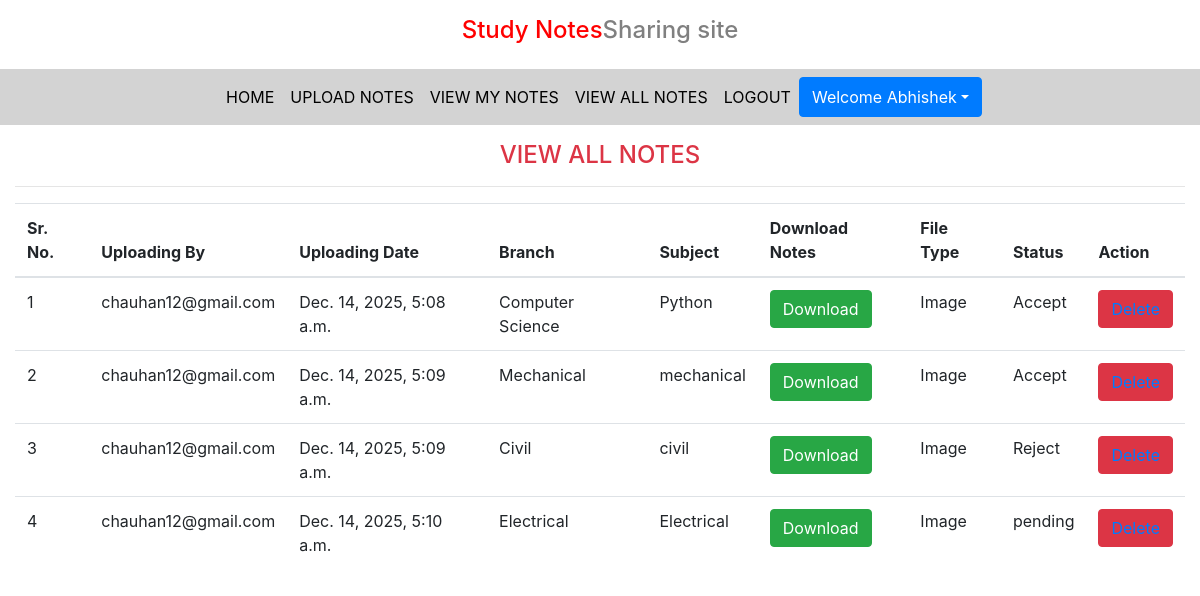
Screenshot of /viewall_note (signed in) with the database file from the repository.
### notes/models.py (models this page shows, shortened)
class Notes(models.Model):
    user = models.ForeignKey(User, on_delete=models.CASCADE)
    uploadingdate = models.DateTimeField(auto_now_add=True)
    branch = models.CharField(max_length=30)
    subject = models.CharField(max_length=30)
    notesfile = models.FileField(upload_to='images/', null=True, blank=True)
    filetype = models.CharField(max_length=30, null=True, blank=True)
    description = models.CharField(max_length=200, null=True, blank=True)
    status = models.CharField(max_length=15)

### notes/views.py (the view)
# urls.py: path('viewall_note',views.viewall_note,name="viewall_note")
def viewall_note(request):
    if not request.user.is_authenticated:
        return redirect("login")
    notes=Notes.objects.all()
    d={'notes':notes}
    return render(request,'viewuser_allnotes.html',d)

### notes/templates/viewuser_allnotes.html (shortened to what this page needs)
{% extends 'usernavigation.html' %}
{% load static %}
{% block body %}
<div class="container-fluid mt-3">
<h4 class="text-center text-danger">VIEW ALL NOTES</h4>
<hr>
<table class="table table=bordered" id="example">
<thead>
    <tr>
        <th>Sr. No.</th>
        <th>Uploading By</th>
        <th>Uploading Date</th>
        <th>Branch</th>
        <th>Subject</th>
        <th>Download Notes</th>
        <th>File Type</th>
        <th>Status</th>
        <th>Action</th>
    </tr>
    {% for i in notes %}
    <tr>
        <td>{{forloop.counter}}</td>
        <td>{{i.user.username}}</td>
        <td>{{i.uploadingdate}}</td>
        <td>{{i.branch}}</td>
        <td>{{i.subject}}</td>
        <td><a href="{{i.notesfile.url}}" download class="btn btn-success" >Download</a></td>
        <td>{{i.filetype}}</td>
        <td>{{i.status}}</td>
        <td><button class="btn btn-danger"><a href="{% url 'deletenotes1' i.id %}" onclick="return confirm('Are you sure ?')">Delete</a></button></td>
    </tr>
    {% endfor  %}
</thead>
</table>
</div>
{% endblock body %}

### notes/templates/usernavigation.html (shortened to what this page needs)
<!DOCTYPE html>
{% load static %}
<html lang="en">
<head>
  <link rel="stylesheet" href="https://maxcdn.bootstrapcdn.com/bootstrap/4.3.1/css/bootstrap.min.css">
  <link rel="stylesheet" href="https://use.fontawesome.com/releases/v5.6.3/css/all.css"></head>
  <link rel="stylesheet" href="{% static 'css/mystyle.css' %}">
<body>
    <h4 class="p-3 text-center"><span style="color:red"> Study Notes</span><span style="color:gray">Sharing site</span></h4>
<nav class="navbar navbar-expand-sm justify-content-center" style="background-color: lightgray;">
    <ul class="navbar-nav">
        <li class="nav-item">
            <a href="{% url 'profile' %}" class="nav-link">HOME</a>
        </li>
        <li class="nav-item">
            <a href="{% url 'upload_notes' %}" class="nav-link">UPLOAD NOTES</a>
        </li>
        <li class="nav-item">
            <a href="{% url 'view_notes' %}" class="nav-link">VIEW MY NOTES</a>
        </li>
        <li class="nav-item">
            <a href="{% url 'viewall_note' %}" class="nav-link">VIEW ALL NOTES</a>
        </li>
        <li class="nav-item">
            <a href="#" class="nav-link">LOGOUT</a>
        </li>
        <div class="btn-group">
            <button type="button" class="btn btn-primary dropdown-toggle" data-toggle="dropdown">Welcome {{request.user.first_name}}</button>
        </div>
    </ul>
</nav>
</body>
</html>
{% block body %}
{% endblock body %}

### notes/static/css/mystyle.css (style rules this page uses)
.nav-link { color: black; }

### rows the page displays
Notes: user.username "chauhan12@gmail.com", uploadingdate "Dec. 14, 2025, 5:08 a.m.", branch "Computer Science", subject "Python", filetype "Image", status "Accept"
Notes: user.username "chauhan12@gmail.com", uploadingdate "Dec. 14, 2025, 5:09 a.m.", branch "Mechanical", subject "mechanical", filetype "Image", status "Accept"
Notes: user.username "chauhan12@gmail.com", uploadingdate "Dec. 14, 2025, 5:09 a.m.", branch "Civil", subject "civil", filetype "Image", status "Reject"
Notes: user.username "chauhan12@gmail.com", uploadingdate "Dec. 14, 2025, 5:10 a.m.", branch "Electrical", subject "Electrical", filetype "Image", status "pending"

### other values shown
{{ request.user.first_name }} "Abhishek"
